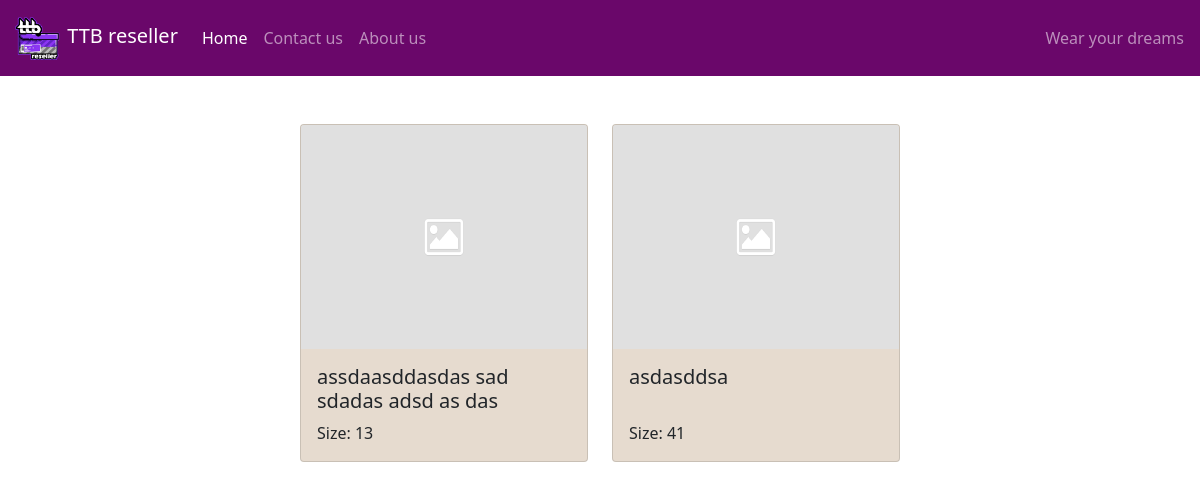
Before: /home/ with the older database file.
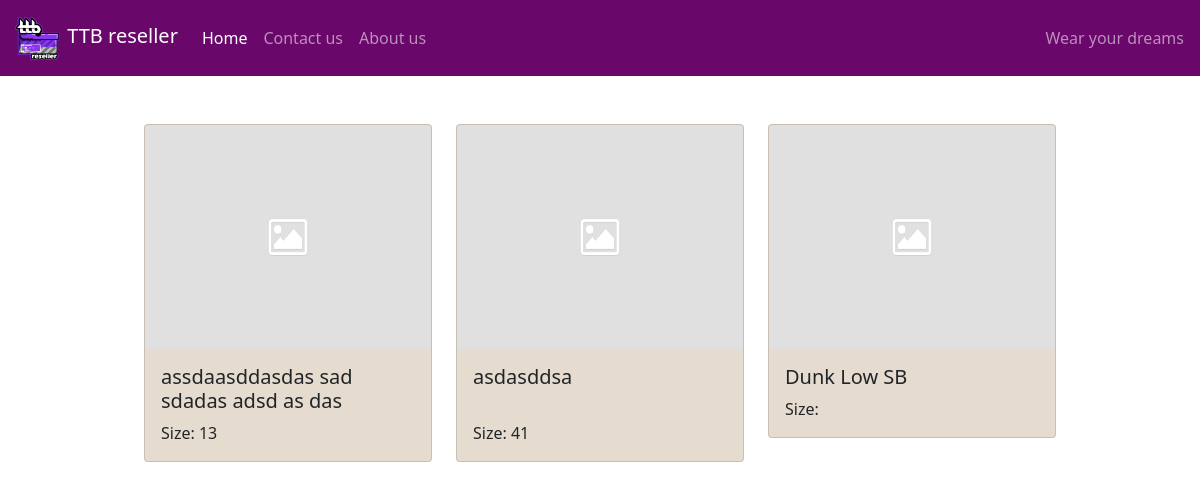
After: the same page with the newer database file.
### home/models.py (models this page shows, shortened)
class Sneaker(models.Model):
    name = models.CharField(max_length=120)
    fill_line = models.BooleanField(default=False)
    g_im = models.URLField(max_length=300, default='https://images.google.com')
    @property
    def get_first_img(self):
        images = self.sneakerimage_set.all()
        list_urls = []
        for url in images:
            list_urls.append(url)
        if len(list_urls):
            return list_urls[0].image
        else:
            result = '/static/images/placeholder.png'
        return result

class SneakerSize(models.Model):
    sneaker = models.ForeignKey(Sneaker,
                                on_delete=models.CASCADE)
    size_number = models.CharField(null=True, max_length=8)
    sold = models.BooleanField(default=False)

### home/views.py (the view)
# urls.py: path('home/', views.home_view, name='home'),
def home_view(request):
    list_sneakers = Sneaker.objects.all()
    return render(request, 'home/home.html', {"sneakers": list_sneakers})

### home/templates/home/home.html (shortened to what this page needs)
{% extends 'home/base.html' %}
{% load static %}
{% block content %}
<br><br>
<div class="container">
    <div class="row justify-content-center">
{% for sneaker in sneakers%}
        <div class="col-auto mb-5 ">
          <div class="card" style="width: 18rem; height:24rem," id="sneaker_card" stockx_link = "{{sneaker.stockx}}", g_im_link="{{sneaker.g_im}}">
            <img class="card-img-top" src="{{ sneaker.get_first_img }}" style="height:14rem">
            <div class="card-body">
              <h5 class="card-title" id='card-title'>{{sneaker.name}}</h5>{% if sneaker.fill_line == True %}<br>{% endif %}
                <p class="card-text">Size:{% for size in sneaker.sneakersize_set.all %} {% if size.sold == True %}<strike>{{size.size_number}}</strike>{% else %}{{size.size_number}}{% endif %}{% endfor %}</p>
            </div>
          </div>
        </div>
{% endfor %}
    </div>
</div>
{% endblock %}

### home/templates/home/base.html (shortened to what this page needs)
{% load static %}
<html>
<head>
    <link rel="stylesheet" type="text/css" href="{% static 'css/main.css' %}">
    <link href="https://cdn.jsdelivr.net/npm/bootstrap@5.1.1/dist/css/bootstrap.min.css" rel="stylesheet">
</head>
<body>
{% block navbar %}
<nav class="navbar navbar-expand-lg navbar-dark sticky-top" style="background-color: #6a076a;">
  <div class="container-fluid">
    <a class="navbar-brand" href=""><img src="{% static 'images/logottb.png'%}" width="50" height="50" alt="></a>
    <a class="navbar-brand" href="/home/"> TTB reseller</a>
    <div class="collapse navbar-collapse" id="navbarNav">
      <ul class="navbar-nav">
        <li class="nav-item">
          {% if request.path == '/home/'%}
          <a class="nav-link active" aria-current="page" href="/home/">Home</a>
          {% else %}<a class="nav-link" aria-current="page" href="/home/">Home</a> {% endif %}
        </li>
        <li class="nav-item">
          {% if request.path == '/contact-us/'%}
          <a class="nav-link active" href="/contact-us/">Contact us</a>
          {% else %}<a class="nav-link" href="/contact-us/">Contact us</a> {% endif %}
        </li>
        <li class="nav-item">
          {% if request.path == '/about-us/'%}
          <a class="nav-link active" href="/about-us/">About us</a>
          {% else %}<a class="nav-link" href="/about-us/">About us</a> {% endif %}
        </li>
      </ul>
      <span class="navbar-text" style="position:absolute; right:1rem">
        Wear your dreams
      </span>
    </div>
  </div>
</nav>
{% endblock %}
{% block content %}
{% endblock %}
</body>
</html>

### static/css/main.css (style rules this page uses)
#sneaker_card { background-color: rgba(222, 207, 191, 0.75); }

Changed rows visible on the page:
added Sneaker: name "Dunk Low SB"
